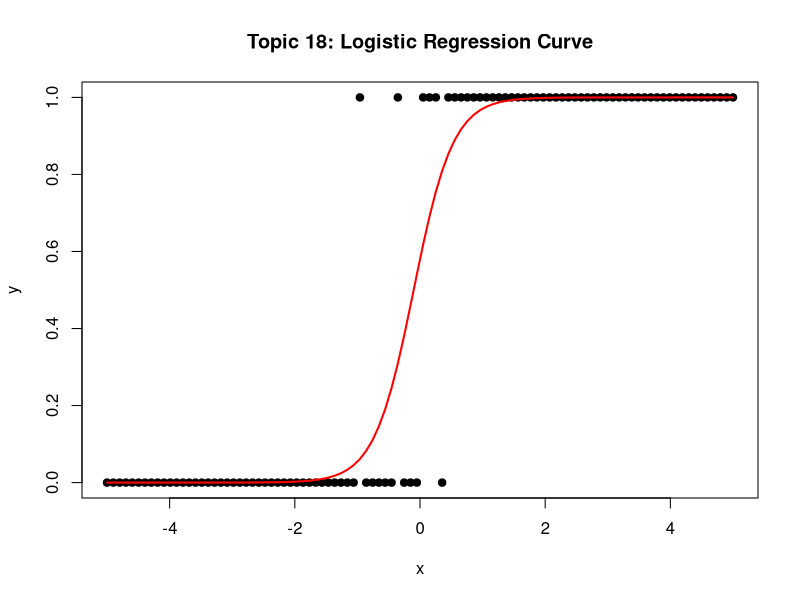

The R script that drew this image:
#Topic 18:Logistic regression
d <- data.frame(hours=c(1,2,2,3,4,4,5,6,6,7), pass=c(0,0,0,0,1,0,1,1,1,1))
fit <- glm(pass ~ hours, data=d, family=binomial)
summary(fit); exp(coef(fit)); predict(fit,type='response')
x <- seq(-5, 5, length = 100)
y <- ifelse(x + rnorm(100) > 0, 1, 0)
fit <- glm(y ~ x, family = binomial)
coef_mat <- summary(fit)$coefficients
log_df <- data.frame(
  Term = rownames(coef_mat),
  Estimate = coef_mat[, "Estimate"],
  Std_Error = coef_mat[, "Std. Error"],
  Z_Value = coef_mat[, "z value"],
  P_Value = coef_mat[, "Pr(>|z|)"],
  row.names = NULL
)
write.csv(log_df, "Topic_18_Logistic_Regression.csv", row.names = FALSE)

plot(x, y, pch = 19, main = "Topic 18: Logistic Regression Curve")
lines(x, predict(fit, type = "response"), col = "red", lwd = 2)
